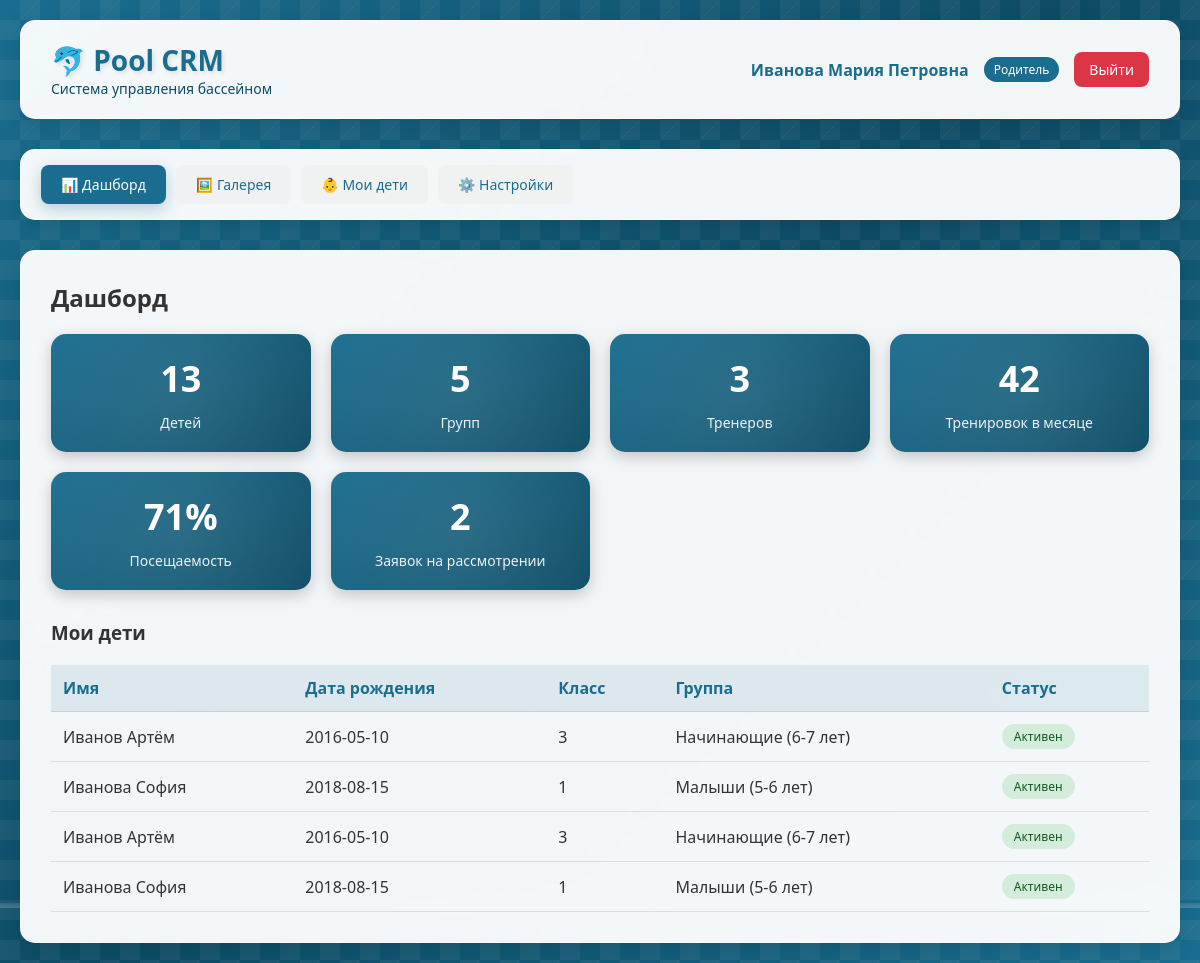
Page /dashboard (signed in) on the committed database.
### database.py (models this page shows)
class ParentDB(Base):
    __tablename__ = "parents"
    id = Column(Integer, primary_key=True, index=True)
    role = Column(SQLEnum(UserRole), default=UserRole.PARENT)
    name = Column(String, nullable=False)
    email = Column(String, unique=True, nullable=False, index=True)
    phone = Column(String)
    password = Column(String, nullable=False)
    is_vk_linked = Column(Boolean, default=False)
    vk_id = Column(Integer, unique=True, nullable=True)
    vk_link_code = Column(String(6), nullable=True)
    vk_code_expires_at = Column(DateTime, nullable=True)
    notify_absences = Column(Boolean, default=True)
    notify_reminders = Column(Boolean, default=True)
    is_active = Column(Boolean, default=True)
    created_at = Column(String, default=lambda: datetime.now().strftime("%d.%m.%Y %H:%M"))
    children = relationship("ChildDB", back_populates="parent", cascade="all, delete-orphan")
    applications = relationship("ApplicationDB", back_populates="parent")
    notifications = relationship("NotificationDB", back_populates="parent")

class ChildDB(Base):
    __tablename__ = "children"
    id = Column(Integer, primary_key=True, index=True)
    parent_id = Column(Integer, ForeignKey("parents.id"), nullable=False)
    name = Column(String, nullable=False)
    birthdate = Column(Date, nullable=False)
    class_num = Column(Integer)
    study_year = Column(Integer)
    medical_note = Column(String)
    medical_date = Column(Date)
    is_active = Column(Boolean, default=True)
    parent = relationship("ParentDB", back_populates="children")
    enrollments = relationship("EnrollmentDB", back_populates="child")
    attendances = relationship("AttendanceDB", back_populates="child")
    transfer_history = relationship("TransferHistoryDB", back_populates="child")
    transfer_requests = relationship("TransferRequestDB", back_populates="child")
    applications = relationship("ApplicationDB", back_populates="child")  # <-- ДОБАВИТЬ

class GroupDB(Base):
    __tablename__ = "groups"
    id = Column(Integer, primary_key=True, index=True)
    name = Column(String, nullable=False)
    level = Column(Integer, nullable=False)
    coach_id = Column(Integer, ForeignKey("coaches.id"))
    max_capacity = Column(Integer, default=12)
    age_tolerance = Column(Float, default=1.0)
    is_active = Column(Boolean, default=True)
    created_at = Column(String, default=lambda: datetime.now().strftime("%d.%m.%Y %H:%M"))
    coach = relationship("CoachDB", back_populates="groups")
    time_slots = relationship("TimeSlotDB", back_populates="group", cascade="all, delete-orphan")
    enrollments = relationship("EnrollmentDB", back_populates="group")
    trainings = relationship("TrainingDB", back_populates="group")
    applications = relationship("ApplicationDB", back_populates="group")
    transfer_history_from = relationship("TransferHistoryDB", foreign_keys="TransferHistoryDB.from_group_id", back_populates="from_group")
    transfer_history_to = relationship("TransferHistoryDB", foreign_keys="TransferHistoryDB.to_group_id", back_populates="to_group")
    transfer_requests_from = relationship("TransferRequestDB", foreign_keys="TransferRequestDB.from_group_id", back_populates="from_group")
    transfer_requests_to = relationship("TransferRequestDB", foreign_keys="TransferRequestDB.suggested_group_id", back_populates="suggested_group")

### main.py (the view)
@app.get("/dashboard", response_class=HTMLResponse)
async def dashboard(request: Request, db: Session = Depends(get_db)):
    user = get_current_user(request, db)
    if not user:
        return RedirectResponse(url="/login")
    children_count = db.query(ChildDB).filter(ChildDB.is_active == True).count()
    groups_count = db.query(GroupDB).filter(GroupDB.is_active == True).count()
    coaches_count = db.query(CoachDB).filter(CoachDB.is_active == True).count()
    today = date.today()
    trainings_this_month = db.query(TrainingDB).filter(TrainingDB.date >= date(today.year, today.month, 1), TrainingDB.date <= date(today.year, today.month, 28)).count()
    attendances = db.query(AttendanceDB).filter(AttendanceDB.status == AttendanceStatus.PRESENT).count()
    total_attendances = db.query(AttendanceDB).count()
    attendance_rate = round((attendances / total_attendances * 100) if total_attendances > 0 else 0)
    pending_applications = db.query(ApplicationDB).filter(ApplicationDB.status.in_([ApplicationStatus.NEW, ApplicationStatus.ON_REVIEW])).count()
    stats = {"children": children_count, "groups": groups_count, "coaches": coaches_count, "trainings_this_month": trainings_this_month, "attendance_rate": attendance_rate, "pending_applications": pending_applications}
    user_children = []
    if user["role"] == "parent":
        children = db.query(ChildDB).filter(ChildDB.parent_id == user["id"], ChildDB.is_active == True).all()
        for child in children:
            enrollment = db.query(EnrollmentDB).filter(EnrollmentDB.child_id == child.id, EnrollmentDB.status == EnrollmentStatus.ACTIVE).first()
            user_children.append({"id": child.id, "name": child.name, "birthdate": child.birthdate, "class_num": child.class_num, "group_name": enrollment.group.name if enrollment else None, "is_active": child.is_active})
    user["children"] = user_children
    return templates.TemplateResponse(name="dashboard.html", request=request, context={"request": request, "user": user, "stats": stats})

### templates/dashboard.html (shortened to what this page needs)
{% extends "base.html" %}
{% block content %}
<div class="action-bar">
    <h2>Дашборд</h2>
</div>
<div class="stats-grid">
    <div class="stat-card">
        <div class="stat-number">{{ stats.children }}</div>
        <div class="stat-label">Детей</div>
    </div>
    <div class="stat-card">
        <div class="stat-number">{{ stats.groups }}</div>
        <div class="stat-label">Групп</div>
    </div>
    <div class="stat-card">
        <div class="stat-number">{{ stats.coaches }}</div>
        <div class="stat-label">Тренеров</div>
    </div>
    <div class="stat-card">
        <div class="stat-number">{{ stats.trainings_this_month }}</div>
        <div class="stat-label">Тренировок в месяце</div>
    </div>
    <div class="stat-card">
        <div class="stat-number">{{ stats.attendance_rate }}%</div>
        <div class="stat-label">Посещаемость</div>
    </div>
    <div class="stat-card">
        <div class="stat-number">{{ stats.pending_applications }}</div>
        <div class="stat-label">Заявок на рассмотрении</div>
    </div>
</div>
{% if user.role == 'parent' and user.children %}
<h3>Мои дети</h3>
<table class="data-table">
    <thead>
        <tr>
            <th>Имя</th>
            <th>Дата рождения</th>
            <th>Класс</th>
            <th>Группа</th>
            <th>Статус</th>
        </tr>
    </thead>
    <tbody>
        {% for child in user.children %}
        <tr>
            <td>{{ child.name }}</td>
            <td>{{ child.birthdate }}</td>
            <td>{{ child.class_num or '-' }}</td>
            <td>{{ child.group_name or 'Не назначен' }}</td>
            <td>
                <span class="status-badge {% if child.is_active %}status-active{% else %}status-completed{% endif %}">
                    {% if child.is_active %}Активен{% else %}Неактивен{% endif %}
                </span>
            </td>
        </tr>
        {% endfor %}
    </tbody>
</table>
{% endif %}
{% endblock %}

### templates/base.html (shortened to what this page needs)
<!DOCTYPE html>
<html lang="ru">
<head>
    <link rel="stylesheet" href="/static/style.css">
</head>
<body>
    <div class="background-pool">
        <div class="bubbles"></div>
    </div>
    <div class="container">
        <div class="header">
            <div class="logo">
                <h1>🐬 Pool CRM</h1>
                <p>Система управления бассейном</p>
            </div>
            <div class="user-info">
                <span class="user-name">{{ user.name }}</span>
                <span class="user-role">
                    {% if user.role == 'admin' %}Администратор
                    {% elif user.role == 'coach' %}Тренер
                    {% else %}Родитель{% endif %}
                </span>
                <a href="/logout" class="logout-btn">Выйти</a>
            </div>
        </div>
        <div class="nav-menu">
            <a href="/dashboard" class="nav-link {% if request.url.path == '/dashboard' %}active{% endif %}">📊 Дашборд</a>
            <a href="/gallery" class="nav-link {% if request.url.path == '/gallery' %}active{% endif %}">🖼️ Галерея</a>
            {% if user.role == 'parent' %}
            <a href="/children" class="nav-link {% if request.url.path == '/children' %}active{% endif %}">👶 Мои дети</a>
            <a href="/profile" class="nav-link {% if request.url.path == '/profile' %}active{% endif %}">⚙️ Настройки</a>
            {% endif %}
        </div>
        <div class="content">
            {% block content %}{% endblock %}
        </div>
    </div>
</body>
</html>

### static/style.css (style rules this page uses)
* { margin: 0; padding: 0; box-sizing: border-box; }
body { font-family: 'Segoe UI', Tahoma, Geneva, Verdana, sans-serif; min-height: 100vh; color: #333; position: relative; overflow-x: hidden; }
.background-pool { position: fixed; top: 0; left: 0; width: 100%; height: 100%; z-index: -1; overflow: hidden; }
.bubbles { position: absolute; width: 100%; height: 100%; overflow: hidden; }
.container { max-width: 1200px; margin: 0 auto; padding: 20px; position: relative; z-index: 1; }
.header { background: rgba(255, 255, 255, 0.95); backdrop-filter: blur(10px); border-radius: 15px; padding: 20px 30px; margin-bottom: 30px; box-shadow: 0 5px 20px rgba(0,0,0,0.1); display: flex; justify-content: space-between; align-items: center; flex-wrap: wrap; border: 1px solid rgba(255, 255, 255, 0.3); }
.logo h1 { color: #1a6d8f; font-size: 28px; text-shadow: 2px 2px 4px rgba(0,0,0,0.1); }
.logo p { color: #0d4b64; font-size: 14px; }
.user-info { display: flex; align-items: center; gap: 15px; }
.user-name { font-weight: 600; color: #1a6d8f; }
.user-role { background: #1a6d8f; color: white; padding: 4px 10px; border-radius: 20px; font-size: 12px; }
.logout-btn { background: #dc3545; color: white; border: none; padding: 8px 15px; border-radius: 8px; cursor: pointer; text-decoration: none; font-size: 14px; transition: all 0.3s; }
.nav-menu { background: rgba(255, 255, 255, 0.95); backdrop-filter: blur(10px); border-radius: 15px; padding: 15px 20px; margin-bottom: 30px; box-shadow: 0 5px 15px rgba(0,0,0,0.1); display: flex; gap: 10px; flex-wrap: wrap; border: 1px solid rgba(255, 255, 255, 0.3); }
.nav-link { background: rgba(240, 240, 240, 0.8); border: none; padding: 10px 20px; border-radius: 8px; cursor: pointer; text-decoration: none; color: #1a6d8f; font-size: 14px; font-weight: 500; transition: all 0.3s; }
.nav-link.active { background: #1a6d8f; color: white; box-shadow: 0 5px 15px rgba(26, 109, 143, 0.3); }
.content { background: rgba(255, 255, 255, 0.95); backdrop-filter: blur(10px); border-radius: 15px; padding: 30px; box-shadow: 0 5px 20px rgba(0,0,0,0.1); min-height: 500px; border: 1px solid rgba(255, 255, 255, 0.3); }
.stats-grid { display: grid; grid-template-columns: repeat(auto-fit, minmax(250px, 1fr)); gap: 20px; margin-bottom: 30px; }
.stat-card { background: linear-gradient(135deg, #1a6d8f 0%, #0d4b64 100%); color: white; padding: 20px; border-radius: 15px; text-align: center; transition: all 0.3s; box-shadow: 0 5px 15px rgba(0,0,0,0.2); position: relative; overflow: hidden; }
.stat-card::before { content: ''; position: absolute; top: -50%; left: -50%; width: 200%; height: 200%; background: radial-gradient(circle, rgba(255,255,255,0.1) 0%, transparent 70%); animation: cardShine 4s linear infinite; }
.stat-number { font-size: 36px; font-weight: bold; margin-bottom: 10px; }
.stat-label { font-size: 14px; opacity: 0.9; }
.data-table { width: 100%; border-collapse: collapse; margin-top: 20px; }
.data-table th, .data-table td { padding: 12px; text-align: left; border-bottom: 1px solid rgba(0,0,0,0.1); }
.data-table th { background: rgba(26, 109, 143, 0.1); font-weight: 600; color: #1a6d8f; }
.status-badge { display: inline-block; padding: 4px 12px; border-radius: 20px; font-size: 12px; font-weight: 500; }
.status-active { background: #d4edda; color: #155724; }
.action-bar { display: flex; justify-content: space-between; align-items: center; margin-bottom: 20px; flex-wrap: wrap; gap: 15px; }

### rows in the picture
ParentDB: name "Иванова Мария Петровна"
ChildDB: name "Иванов Артём", birthdate "2016-05-10"
GroupDB: name "Начинающие (6-7 лет)" "Начинающие (6-7 лет)"
ChildDB: name "Иванова София", birthdate "2018-08-15"
GroupDB: name "Малыши (5-6 лет)" "Малыши (5-6 лет)"
ChildDB: name "Иванов Артём", birthdate "2016-05-10"
ChildDB: name "Иванова София", birthdate "2018-08-15"

### other values in the picture
{{ stats.children }} "13"
{{ stats.groups }} "5"
{{ stats.coaches }} "3"
{{ stats.trainings_this_month }} "42"
{{ stats.attendance_rate }} "71"
{{ stats.pending_applications }} "2"
{{ child.class_num or '-' }} "3" "1" "3" "1"
